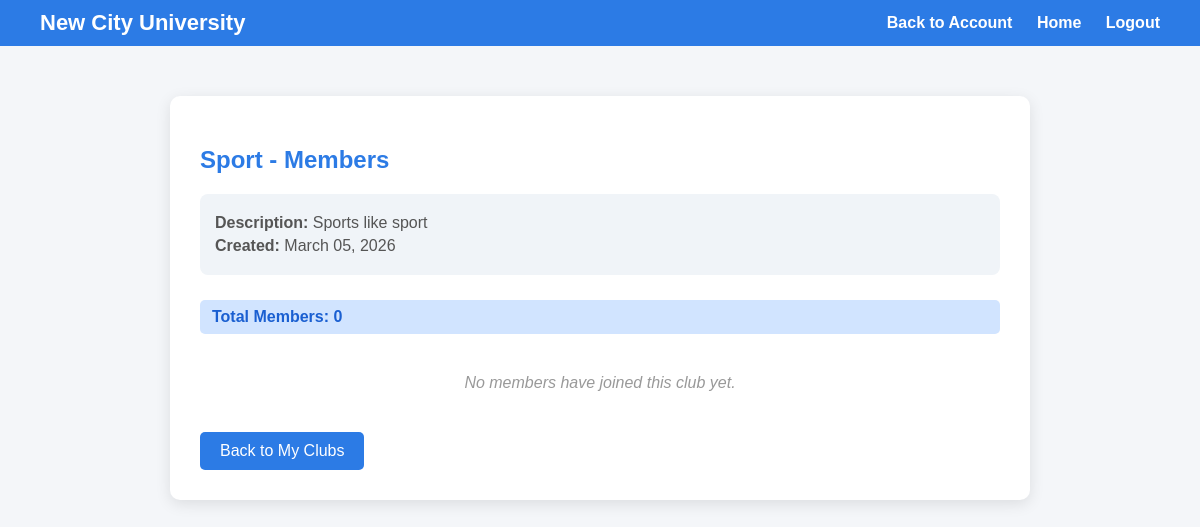
Page /club/3/members (signed in) on the committed database.
### app/models.py (models this page shows, shortened)
class Club(db.Model):
    id = db.Column(db.Integer, primary_key=True)
    name = db.Column(db.String(100), nullable=False, unique=True)
    description = db.Column(db.Text, nullable=True)
    owner_id = db.Column(db.Integer, db.ForeignKey('user.id'), nullable=False)
    created_at = db.Column(db.DateTime, default=datetime.utcnow)
    members = db.relationship('Membership', backref='club', foreign_keys='Membership.club_id')

### app/routes.py (the view)
@main.route('/club/<int:club_id>/members')
def club_members(club_id):
    if 'user_id' not in session or session.get('role') != 'admin':
        flash("Admin access required!", "danger")
        return redirect(url_for('main.index'))
    club = Club.query.get(club_id)
    if not club or club.owner_id != session['user_id']:
        flash("Unauthorized access!", "danger")
        return redirect(url_for('main.account'))
    members = Membership.query.filter_by(club_id=club_id).all()
    return render_template('club_members.html', club=club, members=members)

### app/templates/club_members.html (shortened to what this page needs)
<!DOCTYPE html>
<html>
<head>
</head>
<body>
<div class="navbar">
    <div class="logo">New City University</div>
    <div>
        <a href="{{ url_for('main.account') }}">Back to Account</a>
        <a href="{{ url_for('main.index') }}">Home</a>
        <a href="{{ url_for('main.logout') }}">Logout</a>
    </div>
</div>
<div class="container">
    <h2>{{ club.name }} - Members</h2>
    <div class="club-info">
        <p><strong>Description:</strong> {{ club.description if club.description else 'No description provided' }}</p>
        <p><strong>Created:</strong> {{ club.created_at.strftime('%B %d, %Y') }}</p>
    </div>
    <div class="member-count">
        Total Members: {{ members|length }}
    </div>
    <div class="members-list">
        {% if members %}
            {% for membership in members %}
                <div class="member-item">
                    <div class="member-info">
                        <div class="member-name">{{ membership.user.username }}</div>
                        <div class="member-email">{{ membership.user.email }}</div>
                        <div class="member-joined">Joined: {{ membership.joined_on.strftime('%B %d, %Y at %H:%M') }}</div>
                    </div>
                </div>
            {% endfor %}
        {% else %}
            <div class="no-members">No members have joined this club yet.</div>
        {% endif %}
    </div>
    <a class="btn" href="{{ url_for('main.account') }}">Back to My Clubs</a>
</div>
</body>
</html>

### app/templates/club_members.html (style rules this page uses)
body { font-family: Arial, sans-serif; background-color: #f4f6f9; margin: 0; padding: 0; }
.navbar { display: flex; justify-content: space-between; align-items: center; background-color: #2c7be5; padding: 10px 40px; color: white; }
.navbar .logo { font-size: 22px; font-weight: bold; }
.navbar a { color: white; text-decoration: none; font-weight: bold; margin-left: 20px; }
.container { max-width: 800px; margin: 50px auto; background-color: white; padding: 30px; border-radius: 10px; box-shadow: 0 4px 15px rgba(0,0,0,0.1); }
h2 { color: #2c7be5; margin-bottom: 20px; }
.club-info { background-color: #f0f4f8; padding: 15px; border-radius: 8px; margin-bottom: 25px; }
.club-info p { margin: 5px 0; color: #555; }
.members-list { margin-top: 20px; }
.member-count { background-color: #d1e4ff; color: #1a5fd1; padding: 8px 12px; border-radius: 5px; font-weight: bold; margin-bottom: 15px; }
.btn { display: inline-block; margin-top: 20px; padding: 10px 20px; background-color: #2c7be5; color: white; border-radius: 5px; text-decoration: none; transition: 0.2s; }
.no-members { color: #999; font-style: italic; padding: 20px; text-align: center; }

### rows in the picture
Club: name "Sport", description "Sports like sport", created_at "March 05, 2026"

### other values in the picture
{{ members|length }} "0"
